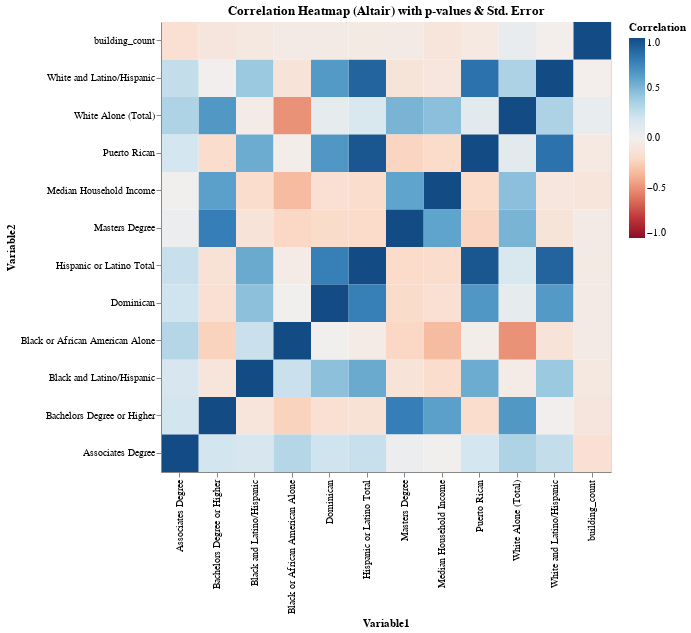

Notebook source saved alongside this figure:
### Code cell
#| echo: true
#| code-fold: true

corr_long = corr_df.stack().reset_index()
corr_long.columns = ["Variable1", "Variable2", "Correlation"]

pval_long = pval_df.stack().reset_index()
pval_long.columns = ["Variable1", "Variable2", "p_value"]

stderr_long = stderr_df.stack().reset_index()
stderr_long.columns = ["Variable1", "Variable2", "std_err"]


merged_long = (
    corr_long
    .merge(pval_long, on=["Variable1", "Variable2"], how="left")
    .merge(stderr_long, on=["Variable1", "Variable2"], how="left")
)


heatmap = alt.Chart(merged_long).mark_rect().encode(
    x=alt.X('Variable1:O', sort=sorted(merged_long["Variable1"].unique())),
    y=alt.Y('Variable2:O', sort=sorted(merged_long["Variable2"].unique()), scale=alt.Scale(reverse=True)),
    color=alt.Color('Correlation:Q',
                    scale=alt.Scale(scheme='redblue', domain=(-1,1))),
    tooltip=[
        alt.Tooltip('Variable1:N'),
        alt.Tooltip('Variable2:N'),
        alt.Tooltip('Correlation:Q', format=".3f"),
        alt.Tooltip('p_value:Q', format=".3g"),
        alt.Tooltip('std_err:Q', format=".3g")
    ]
).properties(
    width=450,
    height=450,
    title="Correlation Heatmap (Altair) with p-values & Std. Error"
)


heatmap.display()

### Figure 1 — Vega-Lite specification as saved in the notebook (floating-point values rounded to 4 significant figures; data arrays with more than 128 entries replaced by an {"elided": "..."} marker saying what was removed)
{"config": {"view": {"continuousWidth": 300, "continuousHeight": 300}}, "data": {"name": "data-cd29a8807af504aa3200014a2a84fa32"}, "mark": {"type": "rect"}, "encoding": {"color": {"field": "Correlation", "scale": {"domain": [-1, 1], "scheme": "redblue"}, "type": "quantitative"}, "tooltip": [{"field": "Variable1", "type": "nominal"}, {"field": "Variable2", "type": "nominal"}, {"field": "Correlation", "format": ".3f", "type": "quantitative"}, {"field": "p_value", "format": ".3g", "type": "quantitative"}, {"field": "std_err", "format": ".3g", "type": "quantitative"}], "x": {"field": "Variable1", "sort": ["Associates Degree", "Bachelors Degree or Higher", "Black and Latino/Hispanic", "Black or African American Alone", "Dominican", "Hispanic or Latino Total", "Masters Degree", "Median Household Income", "Puerto Rican", "White Alone (Total)", "White and Latino/Hispanic", "building_count"], "type": "ordinal"}, "y": {"field": "Variable2", "scale": {"reverse": true}, "sort": ["Associates Degree", "Bachelors Degree or Higher", "Black and Latino/Hispanic", "Black or African American Alone", "Dominican", "Hispanic or Latino Total", "Masters Degree", "Median Household Income", "Puerto Rican", "White Alone (Total)", "White and Latino/Hispanic", "building_count"], "type": "ordinal"}}, "height": 450, "title": "Correlation Heatmap (Altair) with p-values & Std. Error", "width": 450, "$schema": "https://vega.github.io/schema/vega-lite/v5.14.1.json", "datasets": {"data-cd29a8807af504aa3200014a2a84fa32": {"elided": "144 records"}}}
